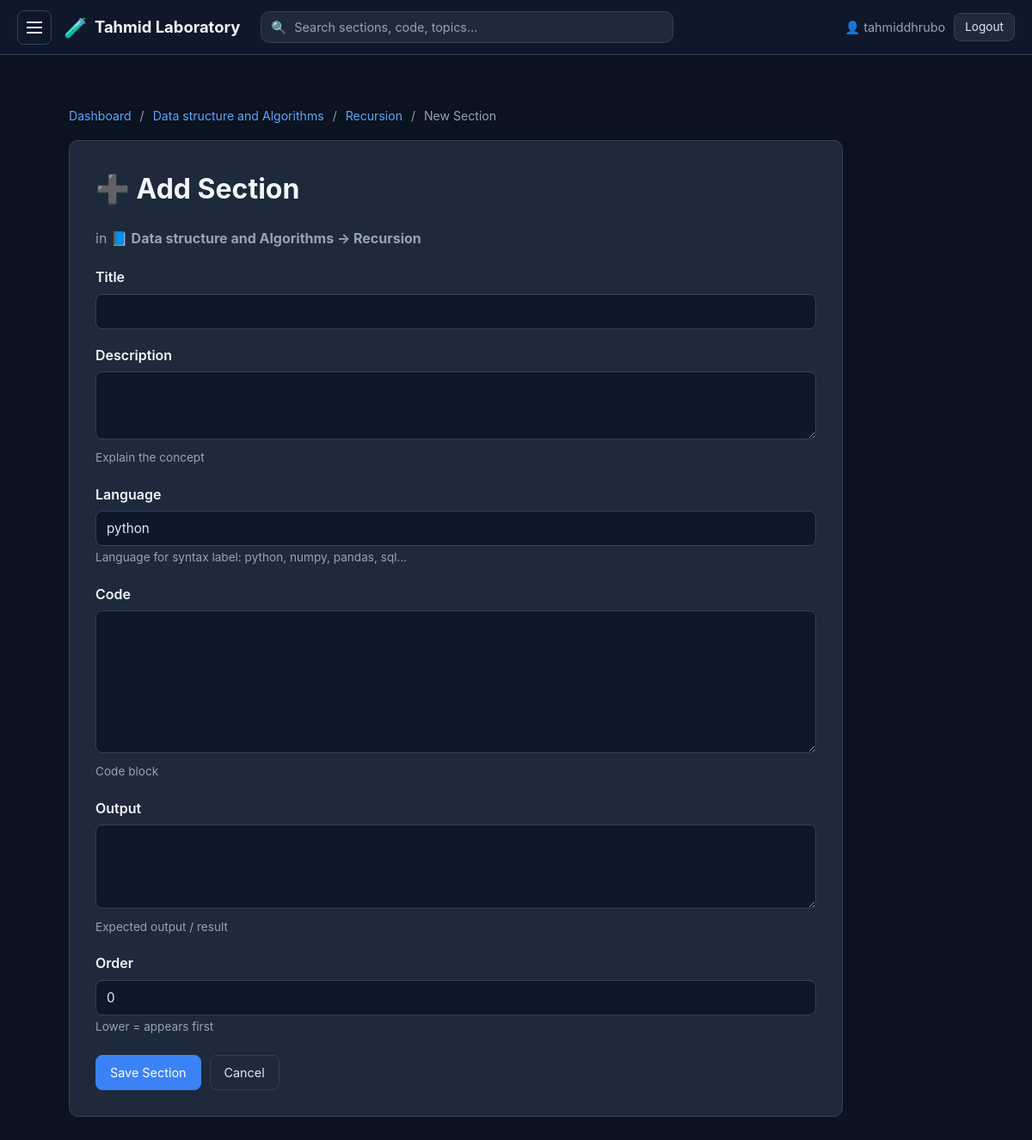
The page /dashboard/subtopic/1/section/add/ (signed in) on the database its author committed.
### lab/models.py (models this page shows, shortened)
class Topic(models.Model):
    name = models.CharField(max_length=200, unique=True)
    slug = models.SlugField(max_length=200, unique=True, blank=True)
    description = models.TextField(
        blank=True, help_text="Short intro shown on homepage"
    )
    icon = models.CharField(max_length=50, default="📘", help_text="An emoji or icon")
    order = models.IntegerField(default=0, help_text="Lower = appears first")
    created_at = models.DateTimeField(auto_now_add=True)
    updated_at = models.DateTimeField(auto_now=True)
    class Meta:
        ordering = ["order", "name"]

class SubTopic(models.Model):
    topic = models.ForeignKey(Topic, on_delete=models.CASCADE, related_name="subtopics")
    name = models.CharField(max_length=200)
    slug = models.SlugField(max_length=200, blank=True)
    description = models.TextField(
        blank=True, help_text="Short intro for this subtopic page"
    )
    order = models.IntegerField(default=0, help_text="Lower = appears first")
    created_at = models.DateTimeField(auto_now_add=True)
    updated_at = models.DateTimeField(auto_now=True)
    class Meta:
        ordering = ["order", "name"]
        unique_together = ("topic", "slug")

### lab/views.py (the view)
@staff_required
def dashboard_section_add(request, subtopic_pk):
    subtopic = get_object_or_404(
        SubTopic.objects.select_related("topic"), pk=subtopic_pk
    )
    if request.method == "POST":
        form = SectionForm(request.POST)
        if form.is_valid():
            section = form.save(commit=False)
            section.subtopic = subtopic
            section.save()
            messages.success(request, "Section added.")
            return redirect("lab:dashboard_subtopic_sections", pk=subtopic.pk)
    else:
        form = SectionForm()
    return render(
        request,
        "lab/dashboard_section_form.html",
        {
            "form": form,
            "subtopic": subtopic,
            "topic": subtopic.topic,
            "mode": "add",
        },
    )

### lab/forms.py
class SectionForm(forms.ModelForm):
    class Meta:
        model = Section
        fields = ["title", "description", "language", "code", "output", "order"]
        widgets = {
            "title": forms.TextInput(attrs={"class": "form-control"}),
            "description": forms.Textarea(attrs={"class": "form-control", "rows": 3}),
            "language": forms.TextInput(attrs={"class": "form-control"}),
            "code": forms.Textarea(
                attrs={"class": "form-control code-input", "rows": 8}
            ),
            "output": forms.Textarea(attrs={"class": "form-control", "rows": 4}),
            "order": forms.NumberInput(attrs={"class": "form-control"}),
        }

### lab/views.py (called while the page is built)
def staff_required(view):
    return user_passes_test(
        lambda u: u.is_authenticated and u.is_staff, login_url="/admin/login/"
    )(view)

### lab/templates/lab/dashboard_section_form.html (shortened to what this page needs)
{% extends 'lab/base.html' %}
{% block content %}
<div class="dash-wrap">
    <div class="breadcrumb">
        <a href="{% url 'lab:dashboard' %}">Dashboard</a>
        <span>/</span>
        <a href="{% url 'lab:dashboard_topic_subtopics' topic.slug %}">{{ topic.name }}</a>
        <span>/</span>
        <a href="{% url 'lab:dashboard_subtopic_sections' subtopic.pk %}">{{ subtopic.name }}</a>
        <span>/</span>
        {% if mode == 'add' %}New Section{% else %}Edit Section{% endif %}
    </div>
    <div class="form-card" style="max-width:900px;">
        <h1>{% if mode == 'add' %}➕ Add Section{% else %}✏️ Edit Section{% endif %}</h1>
        <p style="color:#94a3b8;margin-bottom:20px;">
            in <strong>{{ topic.icon }} {{ topic.name }} → {{ subtopic.name }}</strong>
        </p>
        <form method="post">
            {% for field in form %}
            <div class="form-group">
                <label>{{ field.label }}</label>
                {{ field }}
                {% if field.help_text %}<small>{{ field.help_text }}</small>{% endif %}
            </div>
            {% endfor %}
            <div class="form-actions">
                <button type="submit" class="btn btn-primary">Save Section</button>
                <a href="{% url 'lab:dashboard_subtopic_sections' subtopic.pk %}" class="btn">Cancel</a>
            </div>
        </form>
    </div>
</div>
{% endblock %}

### lab/templates/lab/base.html (shortened to what this page needs)
{% load static %}
<!DOCTYPE html>
<html lang="en">
<head>
    <link rel="stylesheet" href="{% static 'css/style.css' %}">
    <link rel="stylesheet" href="{% static 'css/dashboard.css' %}">
    <link rel="stylesheet" href="https://cdnjs.cloudflare.com/ajax/libs/highlight.js/11.9.0/styles/github-dark.min.css">
</head>
<body>
    <header class="topbar">
        <button class="menu-toggle" onclick="toggleSidebar()" aria-label="Toggle sidebar">
            <span class="hamburger"></span>
        </button>
        <a href="{% url 'lab:home' %}" class="brand">
            <span class="brand-icon">🧪</span>
            <span class="brand-text">Tahmid Laboratory</span>
        </a>
        <form class="search-form" action="{% url 'lab:search' %}" method="get" role="search">
            <span class="search-icon">🔍</span>
            <input type="text" name="q" placeholder="Search sections, code, topics…"
                value="{{ request.GET.q|default:'' }}" class="search-input" autocomplete="off">
        </form>
        <div class="topbar-right">
            {% if user.is_authenticated %}
            <span class="user">👤 {{ user.username }}</span>
            <a href="/admin/logout/" class="btn btn-sm">Logout</a>
            {% else %}
            <a href="/admin/login/" class="btn btn-sm">Login</a>
            {% endif %}
        </div>
    </header>
    <div class="layout">
        <main class="main">
            {% block content %}{% endblock %}
        </main>
    </div>
</body>
</html>

### static/css/style.css (style rules this page uses)
* { box-sizing: border-box; margin: 0; padding: 0; }
:root { --primary: #60a5fa; --primary-dark: #3b82f6; --bg: #0b1220; --bg-alt: #0f172a; --surface: #1e293b; --surface-2: #334155; --border: #334155; --text: #e2e8f0; --text-strong: #f1f5f9; --muted: #94a3b8; --sidebar-bg: #060b16; --sidebar-active: #1e40af; --danger: #f87171; --success: #34d399; --radius: 10px; }
body { font-family: -apple-system, BlinkMacSystemFont, "Segoe UI", Roboto, sans-serif; background: var(--bg); color: var(--text); line-height: 1.6; min-height: 100vh; }
.topbar { position: fixed; top: 0; left: 0; right: 0; height: 64px; background: var(--bg-alt); border-bottom: 1px solid var(--border); display: flex; align-items: center; padding: 0 20px; z-index: 100; gap: 14px; }
.menu-toggle { background: transparent; border: 1px solid var(--border); border-radius: 8px; width: 40px; height: 40px; display: flex; align-items: center; justify-content: center; cursor: pointer; color: var(--text); flex-shrink: 0; transition: 0.15s; }
.hamburger { width: 18px; height: 2px; background: currentColor; position: relative; display: block; }
.hamburger::before, .hamburger::after { content: ''; position: absolute; left: 0; width: 18px; height: 2px; background: currentColor; }
.hamburger::before { top: -6px; }
.hamburger::after { top: 6px; }
.brand { font-size: 1.15rem; font-weight: 700; color: var(--text-strong); text-decoration: none; display: flex; align-items: center; gap: 8px; white-space: nowrap; }
.brand-icon { font-size: 1.4rem; }
.search-form { flex: 1; max-width: 480px; position: relative; margin: 0 10px; }
.search-icon { position: absolute; left: 12px; top: 50%; transform: translateY(-50%); font-size: 0.9rem; color: var(--muted); pointer-events: none; }
.search-input { width: 100%; background: var(--surface); border: 1px solid var(--border); border-radius: 10px; padding: 9px 14px 9px 38px; color: var(--text); font-size: 0.9rem; font-family: inherit; transition: 0.15s; }
.search-input::placeholder { color: var(--muted); }
.topbar-right { margin-left: auto; display: flex; gap: 10px; align-items: center; }
.user { color: var(--muted); font-size: 0.9rem; }
.layout { display: flex; padding-top: 64px; min-height: 100vh; }
.main { flex: 1; padding: 30px 40px; max-width: 1200px; margin: 0 auto; width: 100%; }
.btn { display: inline-block; padding: 8px 16px; border-radius: 8px; background: var(--surface); border: 1px solid var(--border); color: var(--text); text-decoration: none; cursor: pointer; font-size: 0.9rem; transition: 0.15s; font-family: inherit; }
.btn-sm { padding: 5px 12px; font-size: 0.85rem; }
.btn-primary { background: var(--primary-dark); color: white; border-color: var(--primary-dark); }
.form-card { background: var(--surface); border: 1px solid var(--border); border-radius: var(--radius); padding: 30px; max-width: 800px; }
.form-card h1 { margin-bottom: 20px; color: var(--text-strong); }
.form-group { margin-bottom: 18px; }
.form-group label { display: block; font-weight: 600; margin-bottom: 6px; color: var(--text-strong); }
.form-group small { color: var(--muted); font-size: 0.85rem; }
.form-control { width: 100%; padding: 10px 12px; border: 1px solid var(--border); border-radius: 8px; font-family: inherit; font-size: 0.95rem; background: var(--bg-alt); color: var(--text); }
.code-input { font-family: 'Consolas', monospace; }
.form-actions { display: flex; gap: 10px; margin-top: 20px; }
.breadcrumb { font-size: 0.88rem; color: var(--muted); margin-bottom: 16px; }
.breadcrumb a { color: var(--primary); text-decoration: none; }
.breadcrumb span { margin: 0 6px; }

### static/css/dashboard.css (style rules this page uses)
.dash-wrap { padding: 30px 40px; max-width: 1400px; margin: 0 auto; }
.breadcrumb { font-size: 0.88rem; color: #94a3b8; margin-bottom: 16px; }
.breadcrumb a { color: #60a5fa; text-decoration: none; }
.breadcrumb span { margin: 0 6px; }

### rows shown on the page
Topic: name "Data structure and Algorithms", icon "📘"
SubTopic: name "Recursion"

### other values the page prints
{{ user.username }} "tahmiddhrubo"
{{ field.label }} "Title" "Description" "Language" "Code" "Output" "Order"
{{ field.help_text }} "Explain the concept" "Language for syntax label: python, numpy, pandas, sql..." "Code block" "Expected output / result" "Lower = appears first"
